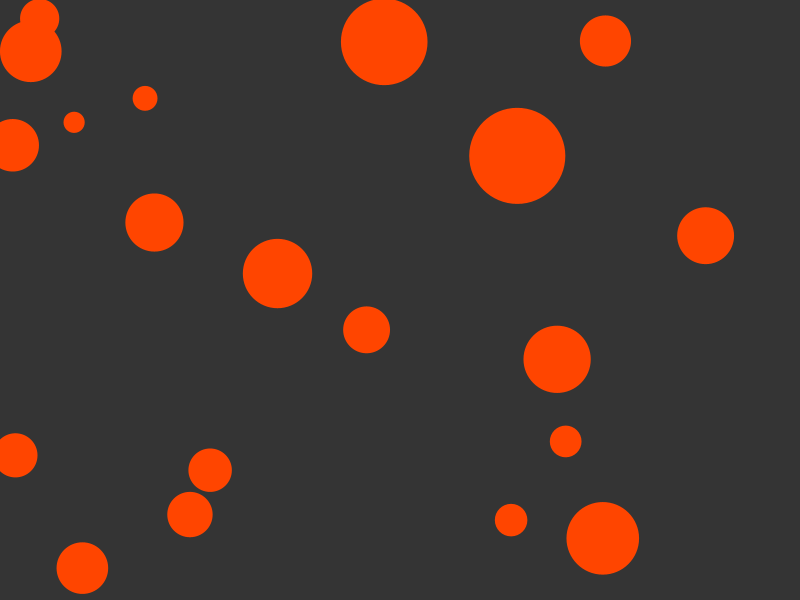
Frame 1 (no input)
Frame 60 (the mouse pressed at the canvas centre just before this capture): identical to frame 1, image omitted
Frame 120 (the mouse held since frame 60 and released just before this capture): identical to frame 1, image omitted

The Processing sketch that drew this single still picture (run headless with seeded random() and noise(); from frame 60 on, the mouse is pressed at the canvas centre):

// Processing sketch: classes_03_many_objects
// ── classes_03_many_objects.pde
ArrayList<Circle> circles;

void setup() {
  size(800, 600);

  circles = new ArrayList<Circle>();

  for (int i = 0; i < 20; i++) {
    float x = random(width);
    float y = random(height);
    float diameter = random(20, 100);

    Circle circle = new Circle(x, y, diameter);

    circles.add(circle);
  }
}

void draw() {
  background(52);
  
  for (int i = 0; i < circles.size(); i++) {
    Circle circle = circles.get(i);
    circle.draw();
  }
}


// ── Circle.pde
class Circle {
  PVector position;
  float diameter;

  Circle(float theX, float theY, float theDiameter) {
    position = new PVector(theX, theY);
    diameter = theDiameter;
  }

  void draw() {
    noStroke();
    fill(255, 69, 0);
    
    ellipse(position.x, position.y, diameter, diameter);
  }
}
